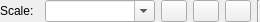
<ui version="4.0" >
 <class>QG_PrintPreviewOptions</class>
 <widget class="QWidget" name="QG_PrintPreviewOptions" >
  <property name="geometry" >
   <rect>
    <x>0</x>
    <y>0</y>
    <width>260</width>
    <height>27</height>
   </rect>
  </property>
  <property name="sizePolicy" >
   <sizepolicy vsizetype="Fixed" hsizetype="Minimum" >
    <horstretch>0</horstretch>
    <verstretch>0</verstretch>
   </sizepolicy>
  </property>
  <property name="minimumSize" >
   <size>
    <width>200</width>
    <height>22</height>
   </size>
  </property>
  <property name="maximumSize" >
   <size>
    <width>260</width>
    <height>22</height>
   </size>
  </property>
  <property name="windowTitle" >
   <string>Print Preview Options</string>
  </property>
  <property name="toolTip" >
   <string/>
  </property>
  <layout class="QHBoxLayout" >
   <property name="leftMargin" >
    <number>0</number>
   </property>
   <property name="topMargin" >
    <number>0</number>
   </property>
   <property name="rightMargin" >
    <number>0</number>
   </property>
   <property name="bottomMargin" >
    <number>0</number>
   </property>
   <item>
    <widget class="QLabel" name="lScale" >
     <property name="text" >
      <string>Scale:</string>
     </property>
    </widget>
   </item>
   <item>
    <widget class="QComboBox" name="cbScale" >
     <property name="sizePolicy" >
      <sizepolicy vsizetype="Fixed" hsizetype="Preferred" >
       <horstretch>0</horstretch>
       <verstretch>0</verstretch>
      </sizepolicy>
     </property>
     <property name="minimumSize" >
      <size>
       <width>110</width>
       <height>0</height>
      </size>
     </property>
     <property name="editable" >
      <bool>true</bool>
     </property>
    </widget>
   </item>
   <item>
    <widget class="QToolButton" name="bBlackWhite" >
     <property name="sizePolicy" >
      <sizepolicy vsizetype="Minimum" hsizetype="Fixed" >
       <horstretch>0</horstretch>
       <verstretch>0</verstretch>
      </sizepolicy>
     </property>
     <property name="toolTip" >
      <string>Toggle Black / White mode</string>
     </property>
     <property name="text" >
      <string/>
     </property>
     <property name="icon" >
      <iconset resource="../../qcadguiqt.qrc" >:/qcad/images/printbw.png</iconset>
     </property>
     <property name="iconSize" >
      <size>
       <width>18</width>
       <height>18</height>
      </size>
     </property>
     <property name="checkable" >
      <bool>true</bool>
     </property>
    </widget>
   </item>
   <item>
    <widget class="QToolButton" name="bCenter" >
     <property name="sizePolicy" >
      <sizepolicy vsizetype="Minimum" hsizetype="Fixed" >
       <horstretch>0</horstretch>
       <verstretch>0</verstretch>
      </sizepolicy>
     </property>
     <property name="toolTip" >
      <string>Center to page</string>
     </property>
     <property name="text" >
      <string/>
     </property>
     <property name="icon" >
      <iconset resource="../../qcadguiqt.qrc" >:/qcad/images/printcenter.png</iconset>
     </property>
     <property name="iconSize" >
      <size>
       <width>18</width>
       <height>18</height>
      </size>
     </property>
    </widget>
   </item>
   <item>
    <widget class="QToolButton" name="bFit" >
     <property name="sizePolicy" >
      <sizepolicy vsizetype="Minimum" hsizetype="Fixed" >
       <horstretch>0</horstretch>
       <verstretch>0</verstretch>
      </sizepolicy>
     </property>
     <property name="toolTip" >
      <string>Fit to page</string>
     </property>
     <property name="text" >
      <string/>
     </property>
     <property name="icon" >
      <iconset resource="../../qcadguiqt.qrc" >:/qcad/images/printfit.png</iconset>
     </property>
     <property name="iconSize" >
      <size>
       <width>18</width>
       <height>18</height>
      </size>
     </property>
    </widget>
   </item>
   <item>
    <widget class="Line" name="sep1_2" >
     <property name="sizePolicy" >
      <sizepolicy vsizetype="Minimum" hsizetype="Fixed" >
       <horstretch>0</horstretch>
       <verstretch>0</verstretch>
      </sizepolicy>
     </property>
     <property name="frameShape" >
      <enum>QFrame::VLine</enum>
     </property>
     <property name="frameShadow" >
      <enum>QFrame::Sunken</enum>
     </property>
     <property name="orientation" >
      <enum>Qt::Vertical</enum>
     </property>
    </widget>
   </item>
  </layout>
 </widget>
 <layoutdefault spacing="6" margin="11" />
 <includes>
  <include location="local" >rs_line.h</include>
  <include location="local" >rs_settings.h</include>
  <include location="local" >rs_modification.h</include>
  <include location="local" >rs_actionfileprintpreview.h</include>
 </includes>
 <resources>
  <include location="../../qcadguiqt.qrc" />
 </resources>
 <connections/>
</ui>
